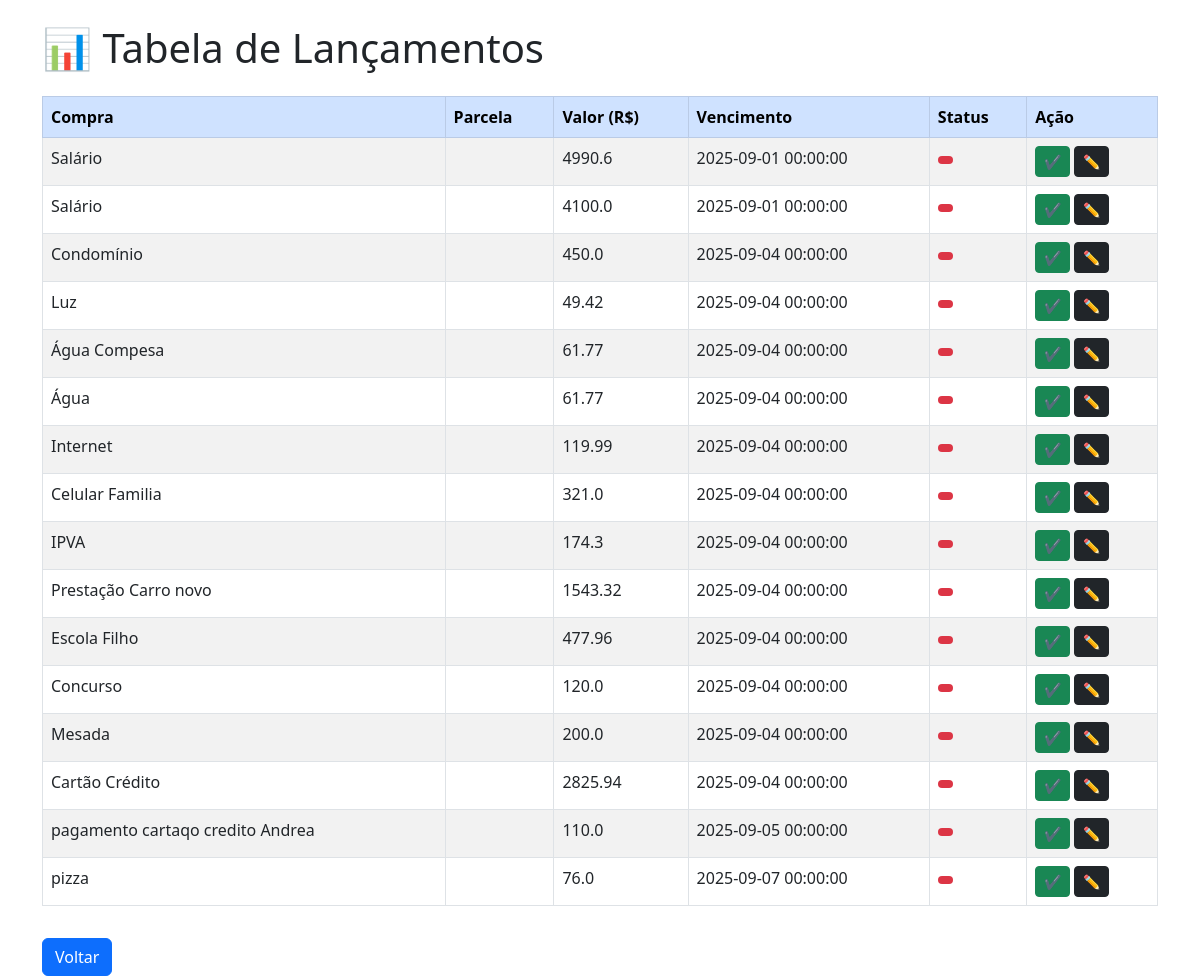
/tabela, run on the app's committed database.
### financeiro.py (models this page shows)
class Lancamento(db.Model):
    __tablename__ = 'lancamento'
    __table_args__ = {'extend_existing': True}
    id = db.Column(db.Integer, primary_key=True)
    competencia = db.Column(db.String(7), nullable=False)
    data = db.Column(db.String(10), nullable=False)
    descricao = db.Column(db.String(100), nullable=False)
    estabelecimento = db.Column(db.String(100), nullable=True)
    valor = db.Column(db.Float, nullable=False)
    tipo = db.Column(db.String(10), nullable=False)
    categoria = db.Column(db.String(50), nullable=False)
    forma_pagamento = db.Column(db.String(50), nullable=True)

### financeiro.py (the view)
@app.route("/tabela")
def mostrar_tabela():
    try:
        query = '''
            SELECT descricao, valor, data, tipo, categoria, forma_pagamento FROM lancamento
        '''
        df = pd.read_sql(query, db.engine)
        df = df.rename(columns={
            'descricao': 'compra',
            'data': 'vencimento'
        })
        df['vencimento'] = pd.to_datetime(df['vencimento'], errors='coerce')
        compras = df.to_dict(orient="records")
        return render_template("tabela.html", compras=compras)
    except Exception as e:
        print(f"❌ Erro ao carregar dados para a tabela: {e}")
        return render_template("tabela.html", compras=[])

### financeiro.py (called while the page is built)
@app.context_processor
def inject_now():
    return {'now': datetime.now}

### templates/tabela.html (shortened to what this page needs)
<!DOCTYPE html>
<html lang="pt-br">
<head>
    <link rel="stylesheet" href="https://cdn.jsdelivr.net/npm/bootstrap@5.3.0/dist/css/bootstrap.min.css">
</head>
<body class="container mt-4">
    <h1 class="mb-4">📊 Tabela de Lançamentos</h1>
    <table class="table table-bordered table-striped">
        <thead class="table-primary">
            <tr>
                <th>Compra</th>
                <th>Parcela</th>
                <th>Valor (R$)</th>
                <th>Vencimento</th>
                <th>Status</th>
                <th>Ação</th>
            </tr>
        </thead>
        <tbody>
            {% for item in compras %}
            <tr>
                <td>{{ item.compra }}</td>
                <td>{{ item.parcela }}</td>
                <td>{{ item.valor }}</td>
                <td>{{ item.vencimento }}</td>
                <td>
                    <span class="badge
                        {% if item.status == 'A vencer' %} bg-warning text-dark
                        {% elif item.status == 'Paga' %} bg-success
                        {% else %} bg-danger
                        {% endif %}">
                    </span>
                </td>
                <td>
                    <button class="btn btn-success btn-sm" title="Marcar como paga">✔️</button>
                    <button class="btn btn-dark btn-sm" title="Editar compra">✏️</button>
                </td>
            </tr>
            {% endfor %}
        </tbody>
    </table>
    <a href="/" class="btn btn-primary mt-3">Voltar</a>
</body>
</html>

### data on the page
Lancamento: compra "Salário", valor "4990.6", vencimento "2025-09-01 00:00:00"
Lancamento: compra "Salário", valor "4100.0", vencimento "2025-09-01 00:00:00"
Lancamento: compra "Condomínio", valor "450.0", vencimento "2025-09-04 00:00:00"
Lancamento: compra "Luz", valor "49.42", vencimento "2025-09-04 00:00:00"
Lancamento: compra "Água Compesa", valor "61.77", vencimento "2025-09-04 00:00:00"
Lancamento: compra "Água", valor "61.77", vencimento "2025-09-04 00:00:00"
Lancamento: compra "Internet", valor "119.99", vencimento "2025-09-04 00:00:00"
Lancamento: compra "Celular Familia", valor "321.0", vencimento "2025-09-04 00:00:00"
Lancamento: compra "IPVA", valor "174.3", vencimento "2025-09-04 00:00:00"
Lancamento: compra "Prestação Carro novo", valor "1543.32", vencimento "2025-09-04 00:00:00"
Lancamento: compra "Escola Filho", valor "477.96", vencimento "2025-09-04 00:00:00"
Lancamento: compra "Concurso", valor "120.0", vencimento "2025-09-04 00:00:00"
Lancamento: compra "Mesada", valor "200.0", vencimento "2025-09-04 00:00:00"
Lancamento: compra "Cartão Crédito", valor "2825.94", vencimento "2025-09-04 00:00:00"
Lancamento: compra "pagamento cartaqo credito Andrea", valor "110.0", vencimento "2025-09-05 00:00:00"
Lancamento: compra "pizza", valor "76.0", vencimento "2025-09-07 00:00:00"
